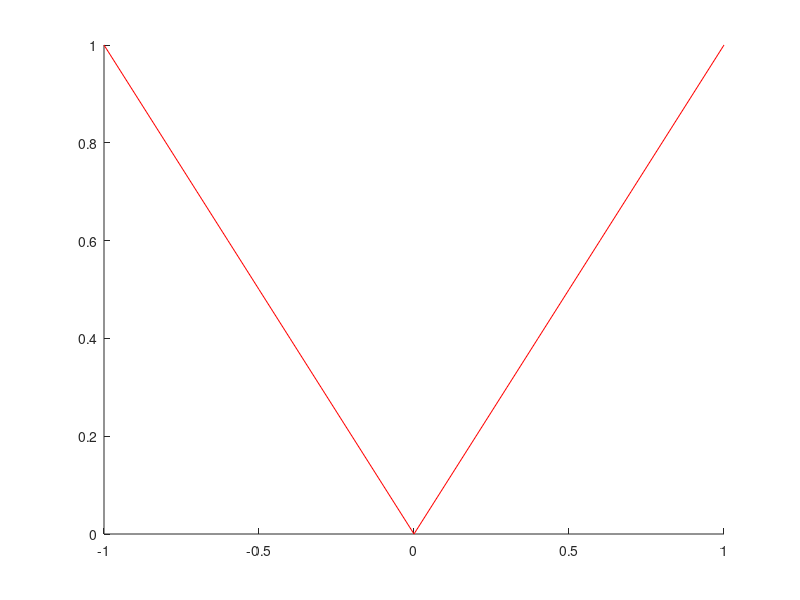

Here is the MATLAB script that generated this plot:
x1 = 0:1:1;
y1 = 0:1:1;
x2 = -1:1:0
y2 = 1:-1:0
xx1 = 0:0.1:1;
xx2 = -1:0.1:0;

% излом, критическая точка первого рода, в котором проивзводная функции терпит разрыв
p1 = polyfit(x1, y1, 1);
p2 = polyfit(x2, y2, 1)
yy1 = polyval(p1, xx1);
yy2 = polyval(p2, xx2)

hold on
plot(xx1, yy1, 'r');
plot(xx2, yy2, 'r');